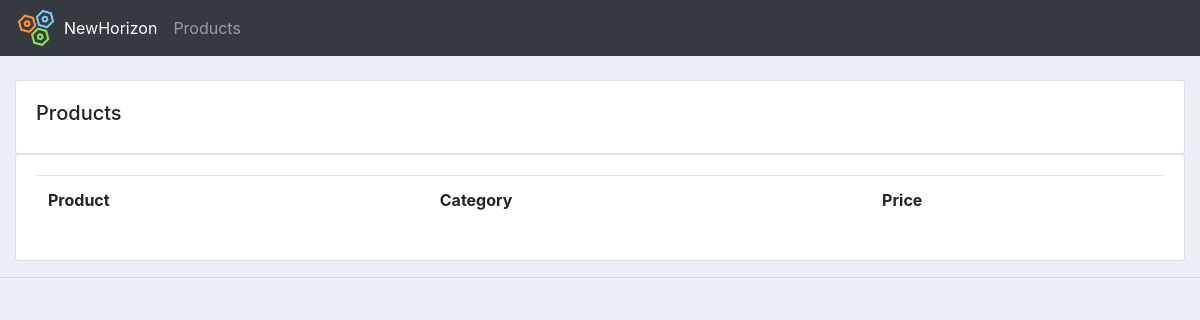
The app's page /products/, older data.
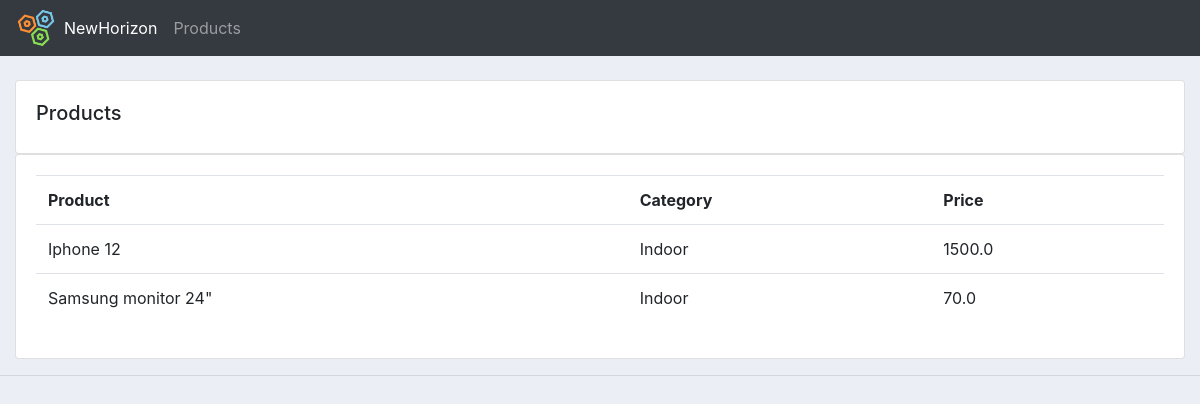
The same page, newer data.
### accounts/models.py (models this page shows, shortened)
class Product(models.Model):
    CATEGORY = (
        ('Indoor', 'Indoor'),
        ('Outdoor', 'Outdoor')
    )
    name = models.CharField(max_length=200, null=True)
    description = models.CharField(max_length=200, null=True)
    price = models.FloatField(null=True)
    category = models.CharField(max_length=200, null=True, choices=CATEGORY)
    date_created = models.DateField(auto_now_add=True)
    tag = models.ManyToManyField(Tag)

### accounts/views.py (the view)
# urls.py: path('products/', views.products, name='products'),
def products(request):
    products = Product.objects.all()
    return render(request, 'accounts/products.html', {'products': products})

### accounts/templates/accounts/products.html
{%  extends 'accounts/main.html' %}
{% block content %}
		<br>
		<div class="row">
			<div class="col-md">
				<div class="card card-body">
					<h5>Products</h5>
				</div>
				<div class="card card-body">
					<table class="table">
						<tr>
							<th>Product</th>
							<th>Category</th>
							<th>Price</th>
						</tr>
						{% for item in products %}
							<tr>
								<td>{{item.name}}</td>
								<td>{{item.category}}</td>
								<td>{{item.price}}</td>
							</tr>
						{% endfor %}
					</table>
				</div>
			</div>
		</div>
{% endblock content %}

Row changes from the older to the newer data that the page shows:
added Product: name "Iphone 12", category "Indoor", price "1500.0"
added Product: name "Samsung monitor 24\"", category "Indoor", price "70.0"
